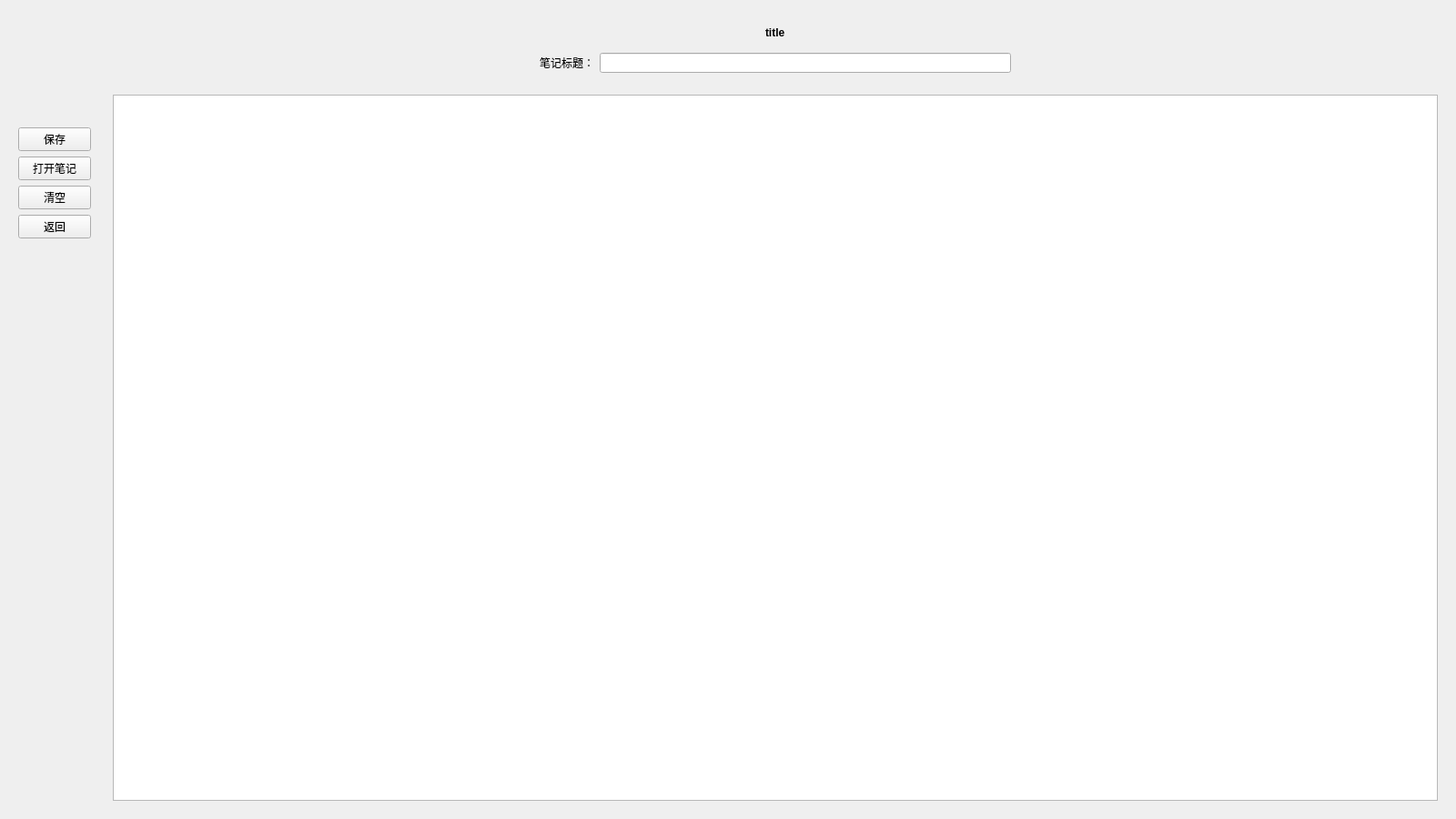
<?xml version="1.0" encoding="UTF-8"?>
<ui version="4.0">
 <class>Note</class>
 <widget class="QWidget" name="Note">
  <property name="geometry">
   <rect>
    <x>0</x>
    <y>0</y>
    <width>1600</width>
    <height>900</height>
   </rect>
  </property>
  <property name="minimumSize">
   <size>
    <width>1600</width>
    <height>900</height>
   </size>
  </property>
  <property name="windowTitle">
   <string>Form</string>
  </property>
  <layout class="QHBoxLayout" name="horizontalLayout_2">
   <item>
    <widget class="QWidget" name="widget_2" native="true">
     <property name="sizeIncrement">
      <size>
       <width>0</width>
       <height>0</height>
      </size>
     </property>
     <layout class="QVBoxLayout" name="verticalLayout">
      <item>
       <spacer name="verticalSpacer_2">
        <property name="orientation">
         <enum>Qt::Vertical</enum>
        </property>
        <property name="sizeType">
         <enum>QSizePolicy::Fixed</enum>
        </property>
        <property name="sizeHint" stdset="0">
         <size>
          <width>20</width>
          <height>120</height>
         </size>
        </property>
       </spacer>
      </item>
      <item>
       <widget class="QPushButton" name="saveNoteButton">
        <property name="text">
         <string>保存</string>
        </property>
       </widget>
      </item>
      <item>
       <widget class="QPushButton" name="loadNoteButton">
        <property name="text">
         <string>打开笔记</string>
        </property>
       </widget>
      </item>
      <item>
       <widget class="QPushButton" name="clearButton">
        <property name="text">
         <string>清空</string>
        </property>
       </widget>
      </item>
      <item>
       <widget class="QPushButton" name="returnButton">
        <property name="text">
         <string>返回</string>
        </property>
       </widget>
      </item>
      <item>
       <spacer name="verticalSpacer">
        <property name="orientation">
         <enum>Qt::Vertical</enum>
        </property>
        <property name="sizeHint" stdset="0">
         <size>
          <width>20</width>
          <height>631</height>
         </size>
        </property>
       </spacer>
      </item>
     </layout>
    </widget>
   </item>
   <item>
    <widget class="QWidget" name="widget_4" native="true">
     <layout class="QVBoxLayout" name="verticalLayout_3">
      <item>
       <widget class="QWidget" name="widget_3" native="true">
        <layout class="QVBoxLayout" name="verticalLayout_2">
         <item alignment="Qt::AlignHCenter">
          <widget class="QLabel" name="titleLabel">
           <property name="styleSheet">
            <string notr="true">font:bold</string>
           </property>
           <property name="text">
            <string>title</string>
           </property>
          </widget>
         </item>
         <item>
          <widget class="QWidget" name="widget" native="true">
           <layout class="QHBoxLayout" name="horizontalLayout">
            <item>
             <spacer name="horizontalSpacer">
              <property name="orientation">
               <enum>Qt::Horizontal</enum>
              </property>
              <property name="sizeHint" stdset="0">
               <size>
                <width>40</width>
                <height>20</height>
               </size>
              </property>
             </spacer>
            </item>
            <item>
             <widget class="QLabel" name="label">
              <property name="text">
               <string>笔记标题：</string>
              </property>
             </widget>
            </item>
            <item>
             <widget class="QLineEdit" name="noteTitleEdit"/>
            </item>
            <item>
             <spacer name="horizontalSpacer_2">
              <property name="orientation">
               <enum>Qt::Horizontal</enum>
              </property>
              <property name="sizeHint" stdset="0">
               <size>
                <width>40</width>
                <height>20</height>
               </size>
              </property>
             </spacer>
            </item>
           </layout>
          </widget>
         </item>
        </layout>
       </widget>
      </item>
      <item>
       <widget class="QTextEdit" name="noteEdit"/>
      </item>
     </layout>
    </widget>
   </item>
  </layout>
 </widget>
 <resources/>
 <connections/>
</ui>
